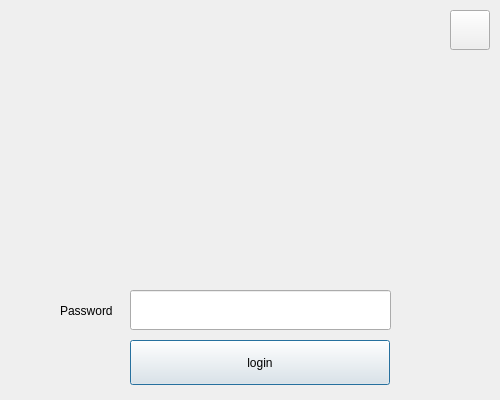
<?xml version="1.0" encoding="UTF-8"?>
<ui version="4.0">
 <class>login</class>
 <widget class="QDialog" name="login">
  <property name="geometry">
   <rect>
    <x>0</x>
    <y>0</y>
    <width>500</width>
    <height>400</height>
   </rect>
  </property>
  <property name="windowTitle">
   <string>Dialog</string>
  </property>
  <widget class="QPushButton" name="Login">
   <property name="geometry">
    <rect>
     <x>130</x>
     <y>340</y>
     <width>260</width>
     <height>45</height>
    </rect>
   </property>
   <property name="text">
    <string>login</string>
   </property>
  </widget>
  <widget class="QLineEdit" name="PSD">
   <property name="geometry">
    <rect>
     <x>130</x>
     <y>290</y>
     <width>261</width>
     <height>40</height>
    </rect>
   </property>
  </widget>
  <widget class="QPushButton" name="quit">
   <property name="geometry">
    <rect>
     <x>450</x>
     <y>10</y>
     <width>40</width>
     <height>40</height>
    </rect>
   </property>
   <property name="text">
    <string/>
   </property>
  </widget>
  <widget class="QLabel" name="label">
   <property name="geometry">
    <rect>
     <x>60</x>
     <y>295</y>
     <width>71</width>
     <height>31</height>
    </rect>
   </property>
   <property name="styleSheet">
    <string notr="true">font: 11px &quot;黑体&quot;;
font-color:: rgb(238, 238, 238);</string>
   </property>
   <property name="text">
    <string>Password</string>
   </property>
  </widget>
  <widget class="QLabel" name="label_2">
   <property name="geometry">
    <rect>
     <x>0</x>
     <y>0</y>
     <width>500</width>
     <height>400</height>
    </rect>
   </property>
   <property name="text">
    <string/>
   </property>
  </widget>
  <zorder>label_2</zorder>
  <zorder>Login</zorder>
  <zorder>PSD</zorder>
  <zorder>quit</zorder>
  <zorder>label</zorder>
 </widget>
 <resources/>
 <connections/>
</ui>
